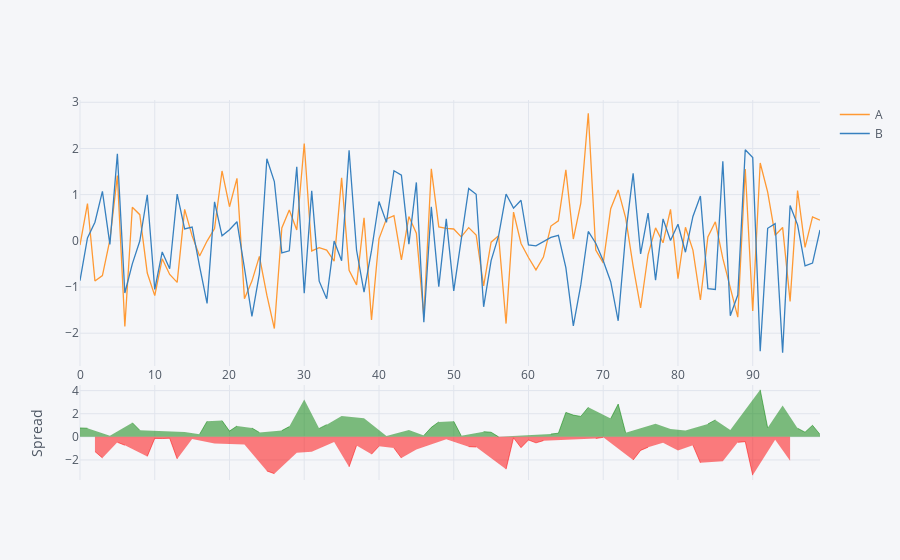

Notebook code cell kept with this figure:
### Code cell
df[['A','B']].iplot(kind='spread')
